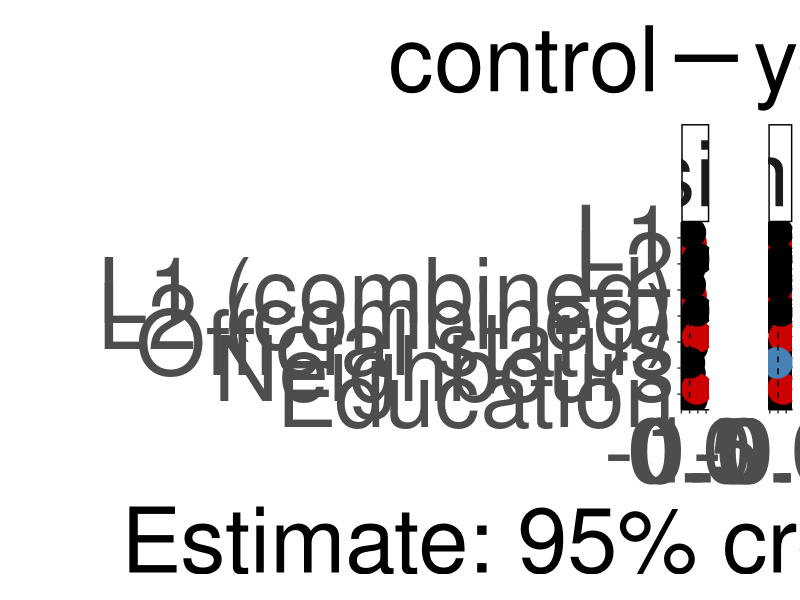
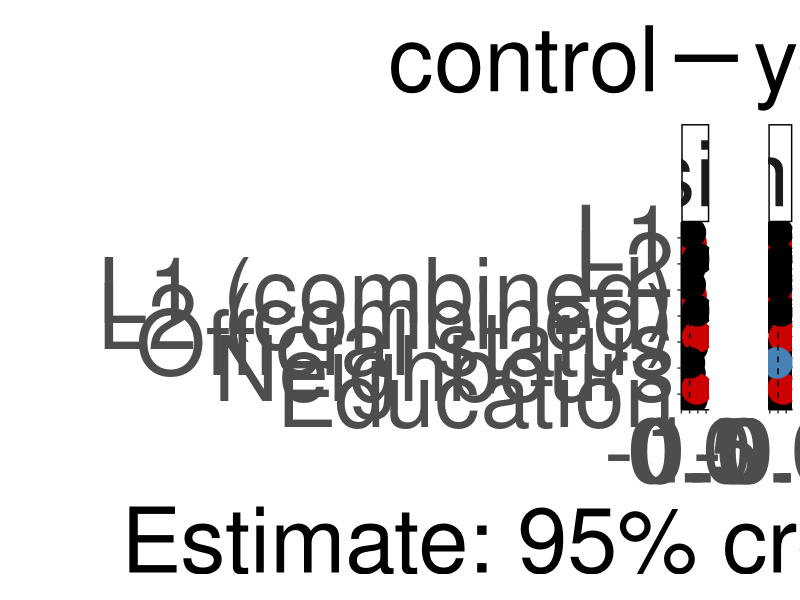
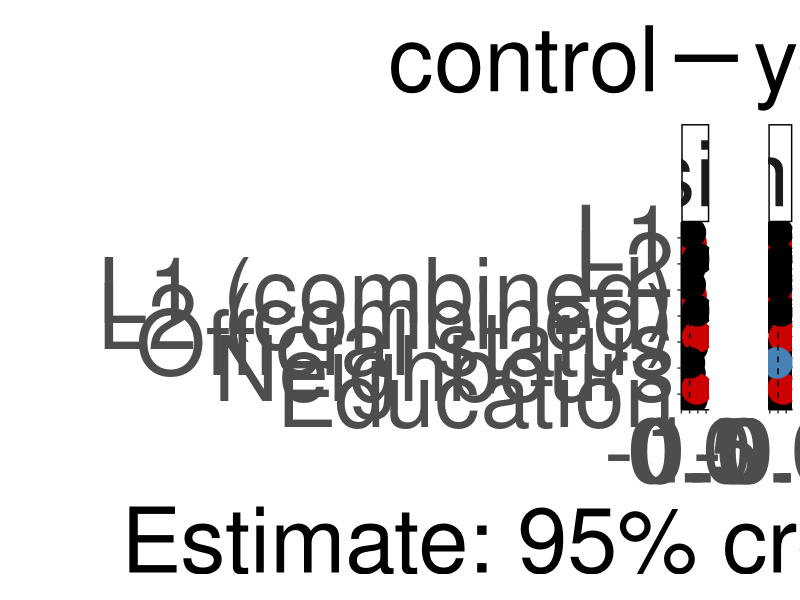
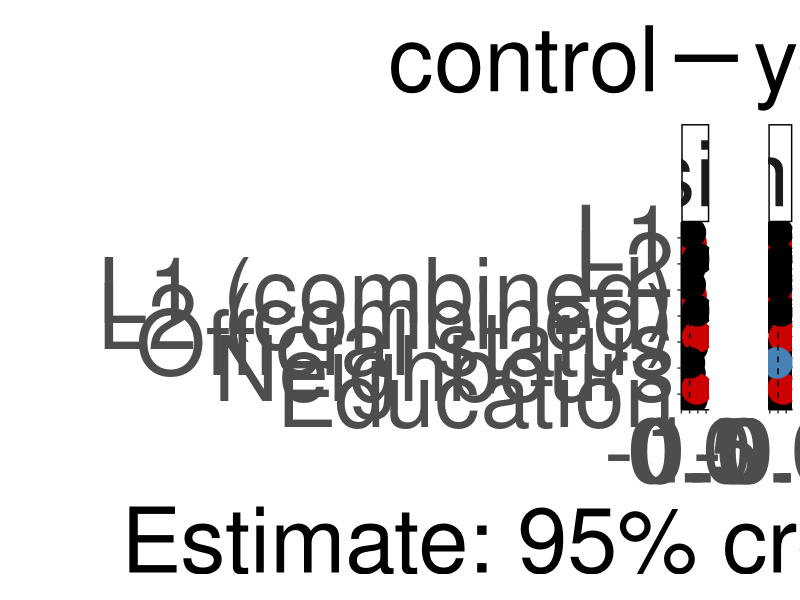

Source code (R) for these figures, in order:
suppressPackageStartupMessages({
  library(dplyr)
  library(ggplot2)
})

effs_I <-
  read.csv("output_tables_reduced/ effects Informativity_social_models .csv")
effs_I$variable <- "informativity"

effs_B <-
  read.csv("output_tables_reduced/ effects Boundness_social_models .csv")
effs_B$variable <- "fusion"

effs_1 <- as.data.frame(rbind(effs_B, effs_I))

effs_1$control <- "yes"

effs_I <-
  read.csv("output_tables_reduced/ effects Informativity_social_only_models .csv")
effs_I$variable <- "informativity"

effs_B <-
  read.csv("output_tables_reduced/ effects Boundness_social_only_models .csv")
effs_B$variable <- "fusion"

effs_2 <- as.data.frame(rbind(effs_B, effs_I))
effs_2$control <- "no"

effs <- as.data.frame(rbind(effs_1, effs_2))

effs_main <- effs %>%
  rename(lower = 2,
         upper = 4,
         mean = 3) %>%
  filter(!grepl("nonlinear", model)) %>%
  filter(!grepl("SD", effect)) %>%
  filter(!grepl("Intercept", effect))


#removing "(linear)" part within the model column
effs_main$model <- gsub("(\\s*\\(\\w+\\))", "", effs_main$model)

#adding "combined" after L1/L1 proportion where applicable
effs_main$effect <-
  ifelse(
    grepl("L1 speakers\\+", effs_main$model),
    paste(effs_main$effect, "(combined)"),
    effs_main$effect
  )

effs_main <- effs_main %>%
  mutate(effect = recode(
    effect,
    "L2 proportion (combined)" = "L2 (combined)",
    "L2 proportion" = "L2"
  ))

eff_main_plot_df = effs_main %>%
  as.data.frame() %>%
  mutate_if(is.character, as.factor) %>%
  mutate(effect = factor(
    effect,
    levels = c(
      "Education",
      "Neighbours",
      "Official status",
      "L2 (combined)",
      "L1 (combined)",
      "L2",
      "L1"
    )
  )) %>%
  mutate(importance = case_when((lower < 0 &
                                   upper < 0)  ~ "negative",
                                (lower > 0 &
                                   upper > 0)  ~ "positive",
                                (lower < 0 & upper > 0) |
                                  (lower < 0 &
                                     upper == 0) | (lower == 0 & upper > 0) ~ "no"
  )) %>%
  mutate(importance = as.factor(importance)) %>%
  mutate(importance = factor(
    importance,
    levels = c("no", "positive", "negative"),
    ordered = TRUE
  )) %>%
  mutate(control = factor(control, levels = c("yes", "no"), ordered = TRUE))

effs_main_plot_bw = ggplot(eff_main_plot_df,
                           aes(
                             y = effect,
                             x = mean,
                             linetype = control,
                             color = importance
                           )) +
  geom_errorbar(
    aes(xmin = lower, xmax = upper),
    width = 0.6,
    size = 2.5,
    position = position_dodge(w = 0.8)
  ) +
  geom_point(size = 10,
             position = position_dodge(w = 0.8)) +
  geom_line(position = position_dodge(w = 0.8)) +
  geom_vline(aes(xintercept = 0),
             lty = 2) +
  scale_color_manual(values = c("black", "red3", "steelblue")) +
  ylab("") +
  xlab("Estimate: 95% credible interval") +
  theme_classic() +
  facet_grid(. ~ variable, scales = "free_x", space = "free") +
  theme(
    axis.text = element_text(size = 65),
    legend.text = element_text(size = 65),
    axis.title = element_text(size = 65),
    legend.title = element_text(size = 65),
    strip.text.x = element_text(size = 65),
    legend.spacing.y = unit(2.7, 'cm'),
    legend.key.size = unit(2, 'cm'),
    legend.direction = "horizontal",
    legend.position = "top",
    panel.spacing.x = unit(15, "mm")
  ) +
  guides(color = "none")

effs_main_plot_bw
ggsave(
  file = "output_reduced/effects_plot.svg",
  plot = effs_main_plot_bw,
  height = 22,
  width = 36,
  dpi = 300
)

effs_main_plot_bw
ggsave(
  file = "output_reduced/effects_plot.jpeg",
  plot = effs_main_plot_bw,
  height = 22,
  width = 36,
  dpi = 300
)
